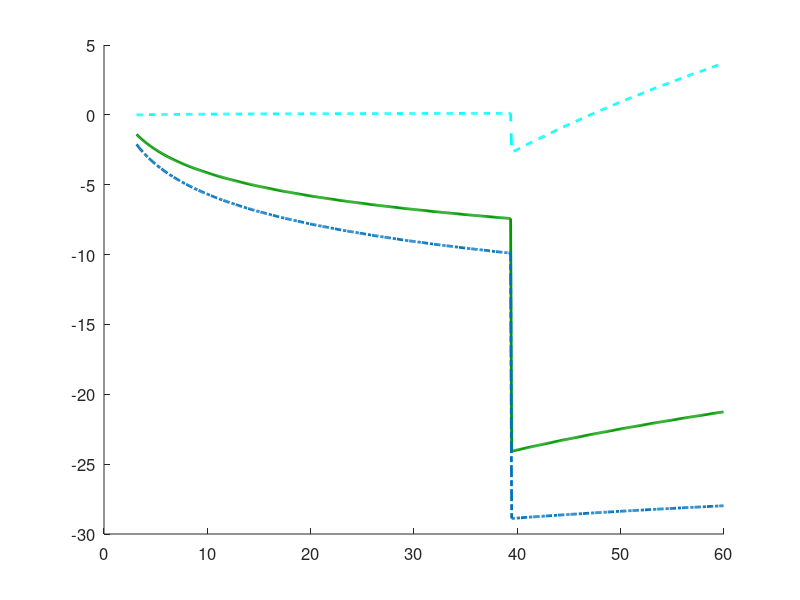

The MATLAB script that drew this image: (Note: this script raises an error after producing the figure.)
%% SCRIPT FINAL CAPÍTULO 5: COMPARACIÓN Y VALIDACIÓN DE MODELOS
clc;
clear;
close all;

%% 1. CONFIGURACIÓN GENERAL
% ---------------------------------------------------------
dist_total = 60;            
res = 0.1;                  
d = 3.15:res:dist_total;    
d_corner = 39.4;            
d0 = 3.15;                  
c = 0.3;                    

idx_los = d <= d_corner;
idx_nlos = d > d_corner;

% --- PALETA DE COLORES PRINCIPAL ---
color_ds   = [0.8500 0.3250 0.0980]; % Rojo/Naranjo (Tu Modelo Principal)
color_ci   = [0.0000 1.0000 1.0000]; % Rosado Fuerte (Tu Modelo CI)
color_itu  = [0.0000 0.4470 0.7410]; % Azul (ITU-R)
color_3gpp = [0.0000 0.6000 0.0000]; % Verde (3GPP)

% --- PARÁMETROS ---
n_DS = 2.28; S_DS = 41.22;        
n_CI_LoS = 2.29; n_CI_NLoS = 5.79;
ITU_LoS = struct('alpha', 1.57, 'beta', 29.46, 'gamma', 2.24);
ITU_NLoS = struct('alpha', 2.78, 'beta', 28.62, 'gamma', 2.54);

f_target = 18; f_4G = 2.6; f_5G_mid = 3.5; f_5G_mmW = 28;  
freqs_tech = [f_4G, f_5G_mid, f_5G_mmW];
names_tech = {'4G (2.6 GHz)', '5G Sub-6 (3.5 GHz)', '5G mmWave (28 GHz)'};

%% 2. CÁLCULO (18 GHz)
% ---------------------------------------------------------
FSPL_18 = 20*log10(4*pi*d0*f_target/c);

% A. DS (18 GHz)
PL_x1_18 = FSPL_18 + 10*n_DS*log10(d_corner/d0);
PL_DS_18 = zeros(size(d));
PL_DS_18(idx_los) = FSPL_18 + 10*n_DS*log10(d(idx_los)/d0);
PL_DS_18(idx_nlos) = PL_x1_18 + S_DS + 10*n_DS*log10(d(idx_nlos)/d_corner);

% B. CI (18 GHz)
PL_CI_18 = zeros(size(d));
PL_CI_18(idx_los) = FSPL_18 + 10*n_CI_LoS*log10(d(idx_los)/d0);
PL_CI_18(idx_nlos) = FSPL_18 + 10*n_CI_NLoS*log10(d(idx_nlos)/d0);

% C. ITU-R (18 GHz)
PL_ITU_18 = zeros(size(d));
PL_ITU_18(idx_los) = 10*ITU_LoS.alpha*log10(d(idx_los)) + ITU_LoS.beta + 10*ITU_LoS.gamma*log10(f_target);
PL_ITU_18(idx_nlos) = 10*ITU_NLoS.alpha*log10(d(idx_nlos)) + ITU_NLoS.beta + 10*ITU_NLoS.gamma*log10(f_target);

% D. 3GPP (18 GHz)
pl_3gpp_los = 32.4 + 17.3*log10(d) + 20*log10(f_target);
pl_3gpp_nlos_term = 38.3*log10(d) + 17.3 + 24.9*log10(f_target);
PL_3GPP_18 = zeros(size(d));
PL_3GPP_18(idx_los) = pl_3gpp_los(idx_los);
PL_3GPP_18(idx_nlos) = max(pl_3gpp_los(idx_nlos), pl_3gpp_nlos_term(idx_nlos));

%% 3. GENERACIÓN DE GRÁFICOS
% ---------------------------------------------------------
set(0, 'DefaultAxesFontSize', 12);
set(0, 'DefaultLineLineWidth', 2);

% --- GRÁFICO 1: DESVIACIÓN DE ESTÁNDARES (Colores Originales) ---
figure('Name', 'Desviacion Estandares', 'Position', [100, 100, 900, 500]);
hold on;

err_ITU = PL_ITU_18 - PL_DS_18;
err_3GPP = PL_3GPP_18 - PL_DS_18;
err_CI = PL_CI_18 - PL_DS_18;

plot(d, err_3GPP, '-', 'Color', color_3gpp, 'LineWidth', 2, 'DisplayName', 'Error 3GPP (Verde)');
plot(d, err_ITU, '-.', 'Color', color_itu, 'LineWidth', 2, 'DisplayName', 'Error ITU-R (Azul)');
plot(d, err_CI, '--', 'Color', color_ci, 'LineWidth', 2, 'DisplayName', 'Error Propio CI (Rosado)');

yline(0, 'k-', 'HandleVisibility', 'off');
xline(d_corner, 'k:', 'HandleVisibility', 'off');
fill([d_corner, 60, 60, d_corner], [-40, -40, 0, 0], 'r', 'FaceAlpha', 0.08, 'EdgeColor', 'none', 'DisplayName', 'Zona de Subestimación');

grid on;
xlabel('Distancia Manhattan [m]'); ylabel('Diferencia de Path Loss [dB]');
title('Error de Predicción de Estándares a 18 GHz');
subtitle('Referencia: Modelo Propio Dual-Slope (Validado en Terreno)');
legend('Location', 'southwest');
ylim([-35 15]);
text(41, -10, '\leftarrow Los estándares fallan al predecir el quiebre', 'FontSize', 11, 'Color', 'red', 'FontWeight', 'bold');
hold off;

% --- GRÁFICO 2: COMPARACIÓN DIRECTA A 18 GHz (Colores Originales) ---
figure('Name', 'Comparacion 18 GHz', 'Position', [150, 150, 900, 600]);
hold on;

plot(d, PL_DS_18, '-', 'Color', color_ds, 'LineWidth', 3, 'DisplayName', 'Propio: Dual-Slope (Rojo)');
plot(d, PL_CI_18, '--', 'Color', color_ci, 'LineWidth', 2, 'DisplayName', 'Propio: Close-In (Rosado)');
plot(d, PL_ITU_18, '-.', 'Color', color_itu, 'LineWidth', 2, 'DisplayName', 'Estándar: ITU-R (Azul)');
plot(d, PL_3GPP_18, ':', 'Color', color_3gpp, 'LineWidth', 2.5, 'DisplayName', 'Estándar: 3GPP (Verde)');

xline(d_corner, 'k-', 'LineWidth', 1, 'DisplayName', 'L-Junction');
grid on; box on;
xlabel('Distancia Manhattan [m]'); ylabel('Path Loss [dB]');
title('Comparación de Modelos a 18 GHz');
subtitle('Contraste entre modelos empíricos ajustados y estándares genéricos');
legend('Location', 'southeast');
ylim([60 170]);
hold off;

% --- GRÁFICO 3: CONTEXTO TECNOLÓGICO (Colores Solicitados) ---
figure('Name', 'Contexto Tecnologico', 'Position', [200, 200, 1000, 600]);
hold on;

% 1. Tus Modelos (Destacados)
plot(d, PL_DS_18, '-', 'Color', color_ds, 'LineWidth', 3, 'DisplayName', 'Propio DS 18 GHz');
plot(d, PL_CI_18, '--', 'Color', color_ci, 'LineWidth', 2, 'DisplayName', 'Propio CI 18 GHz');

% 2. Estándares con Colores Específicos
% Definición manual de colores para este gráfico:
tech_colors = [
    0.0000 0.4470 0.7410; % 1. 4G (2.6 GHz) -> AZUL
    0.4940 0.1840 0.5560; % 2. 5G Mid (3.5 GHz) -> PÚRPURA (Diferente)
    0.0000 0.6000 0.0000  % 3. 5G mmW (28 GHz) -> VERDE (Solicitado)
];

for i = 1:3
    f = freqs_tech(i);
    col = tech_colors(i,:);
    
    pl_itu_f = zeros(size(d));
    pl_itu_f(idx_los) = 10*ITU_LoS.alpha*log10(d(idx_los)) + ITU_LoS.beta + 10*ITU_LoS.gamma*log10(f);
    pl_itu_f(idx_nlos) = 10*ITU_NLoS.alpha*log10(d(idx_nlos)) + ITU_NLoS.beta + 10*ITU_NLoS.gamma*log10(f);
    
    pl_3gpp_l = 32.4 + 17.3*log10(d) + 20*log10(f);
    pl_3gpp_n = max(pl_3gpp_l, 38.3*log10(d) + 17.3 + 24.9*log10(f));
    pl_3gpp_f = pl_3gpp_l; pl_3gpp_f(idx_nlos) = pl_3gpp_n(idx_nlos);
    
    plot(d, pl_itu_f, '-', 'Color', [col 0.4], 'LineWidth', 1, 'DisplayName', ['ITU-R ' names_tech{i}]);
    plot(d, pl_3gpp_f, ':', 'Color', col, 'LineWidth', 2, 'DisplayName', ['3GPP ' names_tech{i}]);
end

xline(d_corner, 'k-', 'HandleVisibility', 'off');
grid on; box on;
xlabel('Distancia Manhattan [m]'); ylabel('Path Loss [dB]');
title('Posicionamiento de 18 GHz frente a Tecnologías 4G/5G');
subtitle('Comparación del modelo propio (18 GHz) vs Estándares en frecuencias comerciales');
legend('Location', 'eastoutside'); 
ylim([50 180]);
hold off;

%% 4. DATOS DUROS PARA LA MEMORIA (CORREGIDO Y VALIDADO)

% Punto de análisis: Borde de celda / NLoS profundo (55 metros)
dist_analisis = 55;
[~, idx_val] = min(abs(d - dist_analisis)); % Encuentra el índice más cercano a 55m

% --- 1. ANÁLISIS DEL QUIEBRE (EL "SALTO") ---
% Comparamos el valor justo antes (39.3m) y después (39.5m) del quiebre
pl_ds_pre  = PL_DS_18(find(idx_nlos,1)-1);
pl_ds_post = PL_DS_18(find(idx_nlos,1)); 
salto_ds = pl_ds_post - pl_ds_pre;

pl_ci_pre  = PL_CI_18(find(idx_nlos,1)-1);
pl_ci_post = PL_CI_18(find(idx_nlos,1)); 
salto_ci = pl_ci_post - pl_ci_pre;

fprintf('\n1. SEVERIDAD DEL QUIEBRE (L-Junction a 39.4 m):\n');
fprintf('   - Modelo Dual-Slope (Tu Tesis): %.2f dB (Caída abrupta real)\n', salto_ds);
fprintf('   - Modelo Close-In:              %.2f dB (No detecta el quiebre)\n', salto_ci);
fprintf('   -> Conclusión: El modelo CI subestima la pérdida instantánea en el quiebre.\n');

% --- 2. PRECISIÓN DE LOS ESTÁNDARES EN 18 GHz ---

err_itu_val = PL_ITU_18(idx_val) - PL_DS_18(idx_val);
err_3gpp_val = PL_3GPP_18(idx_val) - PL_DS_18(idx_val);

fprintf('\n2. ERROR DE LOS ESTÁNDARES A 18 GHz (a %d metros):\n', dist_analisis);
fprintf('   - Tu Modelo (Realidad): %.2f dB\n', PL_DS_18(idx_val));
fprintf('   - Estándar ITU-R:       %.2f dB (Error: %.2f dB)\n', PL_ITU_18(idx_val), err_itu_val);
fprintf('   - Estándar 3GPP:        %.2f dB (Error: %.2f dB)\n', PL_3GPP_18(idx_val), err_3gpp_val);
fprintf('   -> Interpretación: Los estándares son "optimistas" por ~20-25 dB.\n');
fprintf('      Si diseñas la red usando ITU/3GPP, tendrás zonas sin cobertura real.\n');

% --- 3. CONTEXTO TECNOLÓGICO (PENALIZACIÓN POR FRECUENCIA) ---
% Se calcula cuanto sube el Path Loss solo por cambiar la frecuencia,
% Se asume que se usa el modelo Dual-Slope diseñado (misma geometría, distinta frecuencia).
% Fórmula: Delta = 20 * log10(f2 / f1)

pl_ds_4g  = PL_DS_18(idx_val) - 20*log10(18/2.6); % Proyección a 2.6 GHz
pl_ds_5g  = PL_DS_18(idx_val) - 20*log10(18/3.5); % Proyección a 3.5 GHz
pl_ds_mmw = PL_DS_18(idx_val) + 20*log10(28/18);  % Proyección a 28 GHz

fprintf('\n3. PENALIZACIÓN POR FRECUENCIA (Usando tu geometría Dual-Slope):\n');
fprintf('   (Comparación de pérdidas manteniendo el mismo entorno físico a %d m)\n', dist_analisis);
fprintf('   - 4G (2.6 GHz):   %.2f dB\n', pl_ds_4g);
fprintf('   - 5G (3.5 GHz):   %.2f dB\n', pl_ds_5g);
fprintf('   - Tesis (18 GHz): %.2f dB\n', PL_DS_18(idx_val));
fprintf('   - mmW (28 GHz):   %.2f dB\n', pl_ds_mmw);
fprintf('\n   -> Costo de migrar a 18 GHz desde 4G: +%.2f dB\n', PL_DS_18(idx_val) - pl_ds_4g);
fprintf('   -> Costo de migrar a 28 GHz desde 18 GHz: +%.2f dB\n', pl_ds_mmw - PL_DS_18(idx_val));
fprintf('================================================================\n');